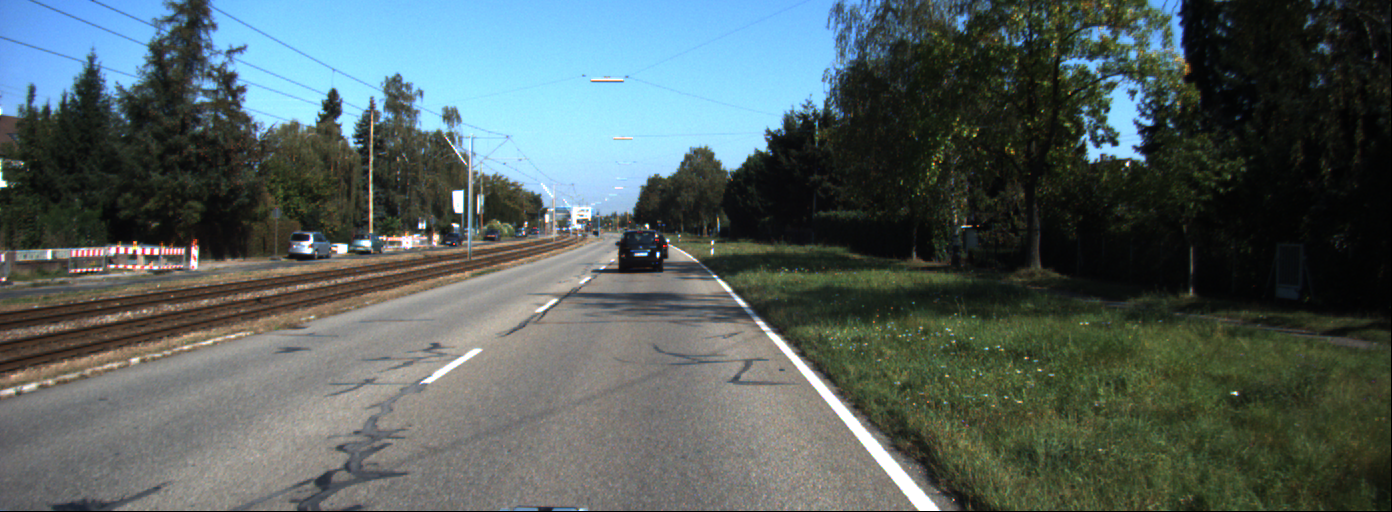
#> input picture Codes/data_1/data/0000000003.png, 1392 x 512 px, given in place of Night_Drive.mp4, which was not available
$ python Q1_histo.py
#> lines starting #> are read from the running program, lines starting #| are printed output that depends on the picture; pictures that were not available may be replaced by others from this repository, and a replacement may not be noted
#> further down, frame is the input picture: shape (512, 1392, 3); mean B, G, R 95, 95.9, 83.1
import cv2
import numpy as np

# [15 lines of commented-out code are left out]


def EqualizeHistogram(frame):
    new_img = cv2.cvtColor(frame,cv2.COLOR_BGR2HSV)
#> new_img: shape (512, 1392, 3); mean H, S, V 61.9, 73.3, 106.7
    H,S,V = cv2.split(new_img)
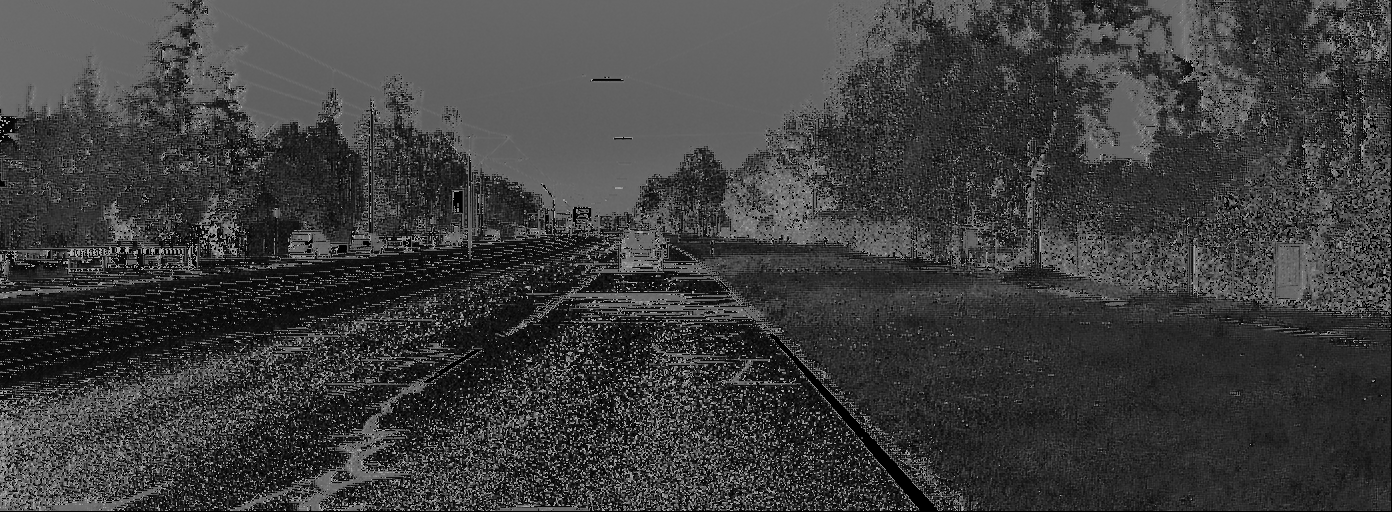
#> H: shape (512, 1392); min 0, max 179, mean 61.9
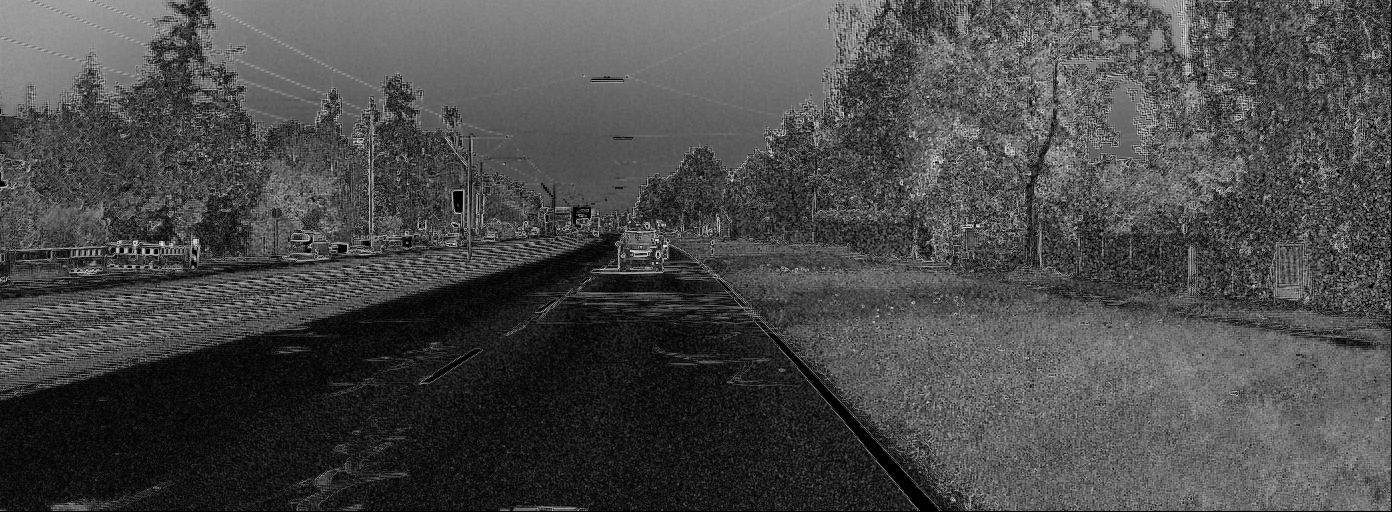
#> S: shape (512, 1392); min 0, max 237, mean 73.3
    clahe= cv2.createCLAHE(clipLimit=3.0, tileGridSize=(8,8))
    new_img_H = clahe.apply(H)
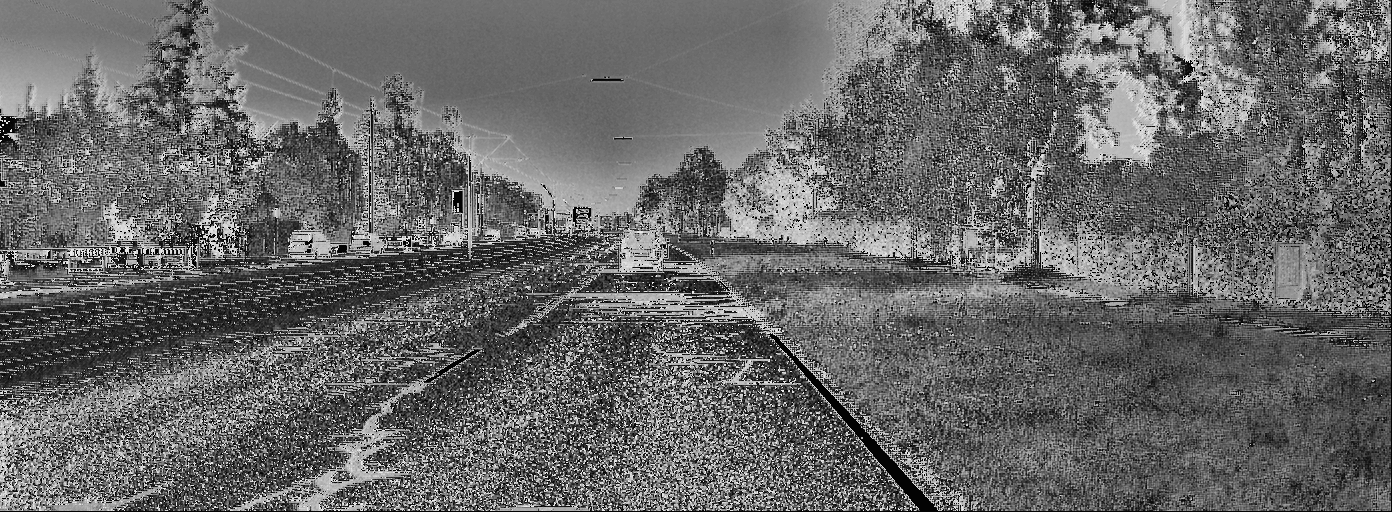
#> new_img_H: shape (512, 1392); min 1, max 247, mean 103.4
    new_img_S = clahe.apply(S)
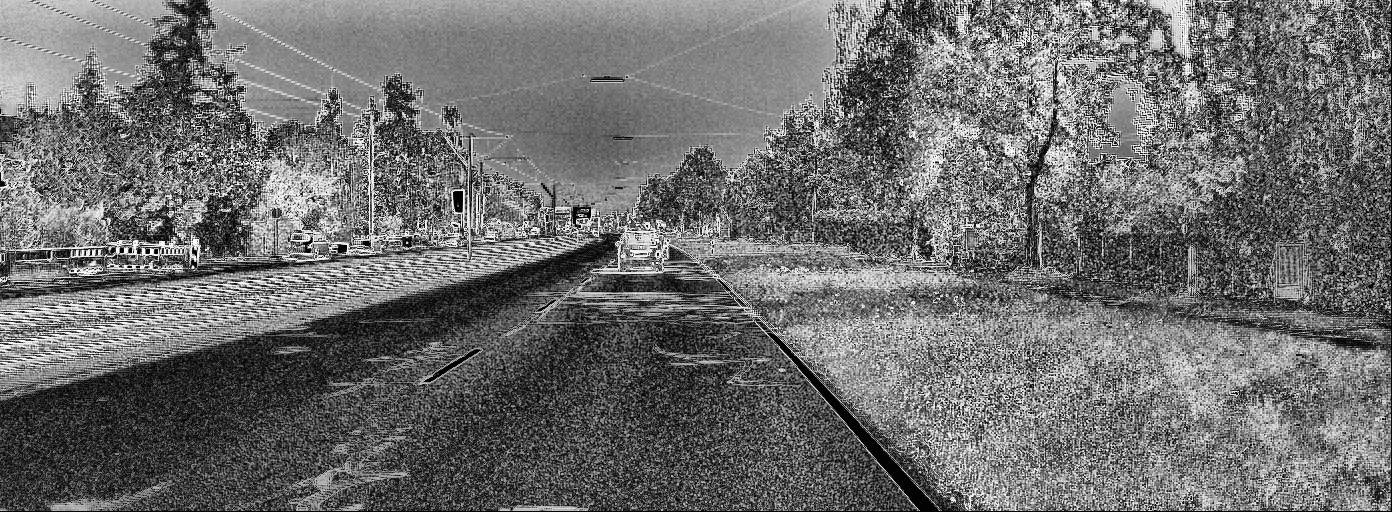
#> new_img_S: shape (512, 1392); min 0, max 255, mean 109.5
    new_img_V = clahe.apply(V)
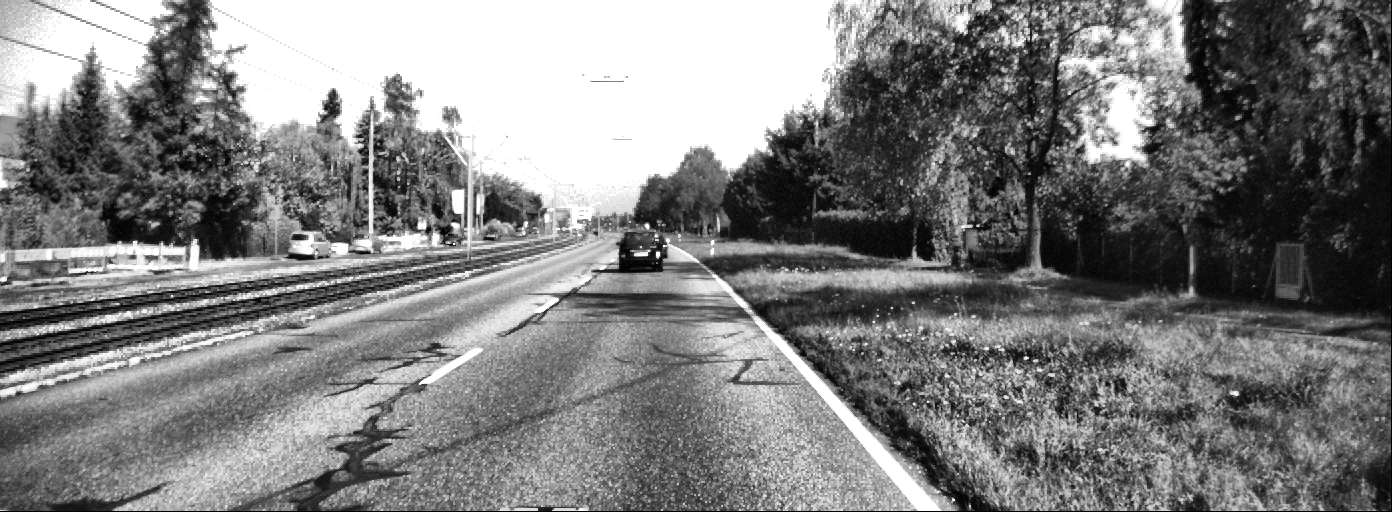
#> new_img_V: shape (512, 1392); min 0, max 255, mean 126.9
    new_img1 = cv2.merge((new_img_H,new_img_S,new_img_V))
#> new_img1: shape (512, 1392, 3); mean H, S, V 103.4, 109.5, 126.9
    return cv2.cvtColor(new_img1,cv2.COLOR_HSV2BGR)


file='output_histogram4.avi'
writer = cv2.VideoWriter(file, cv2.VideoWriter_fourcc(*"MJPG"), 30,(1920, 1080))

cap = cv2.VideoCapture('Codes/Night_Drive.mp4')

while(True):
    ret, frame = cap.read()
    if ret == True:
        #addwweight method:
        # gaussian=cv2.GaussianBlur(frame,(7,7),0)
        # frame1= cv2.addWeighted(frame, 3,gaussian,2, 0)
        frame1= EqualizeHistogram(frame)
        frame_1=cv2.resize(frame,None,fx=0.25,fy=0.25,interpolation=cv2.INTER_AREA)
        frame_new=cv2.resize(frame1,None,fx=0.25,fy=0.25,interpolation=cv2.INTER_AREA)
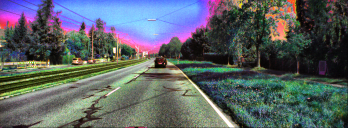
#> frame_new: shape (128, 348, 3); mean B, G, R 101.2, 98, 91
        writer.write(frame1)
        both = np.concatenate((frame_1,frame_new), axis=1)
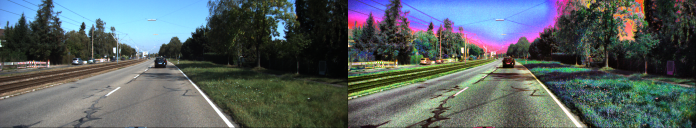
#> both: shape (128, 696, 3); mean B, G, R 98.1, 97, 87.1
        cv2.imshow('Original and processed:Histogram Equalization', both)
        # cv2.imshow('original',frame_1)
        # cv2.imshow('Histogram Equalization', frame_new)
        if cv2.waitKey(1) & 0xFF == ord('q'):  # press q to quit
#> (key q is pressed here)
            break

cap.release()
cv2.destroyAllWindows()

$ run again, on Codes/data_1/data/0000000008.png
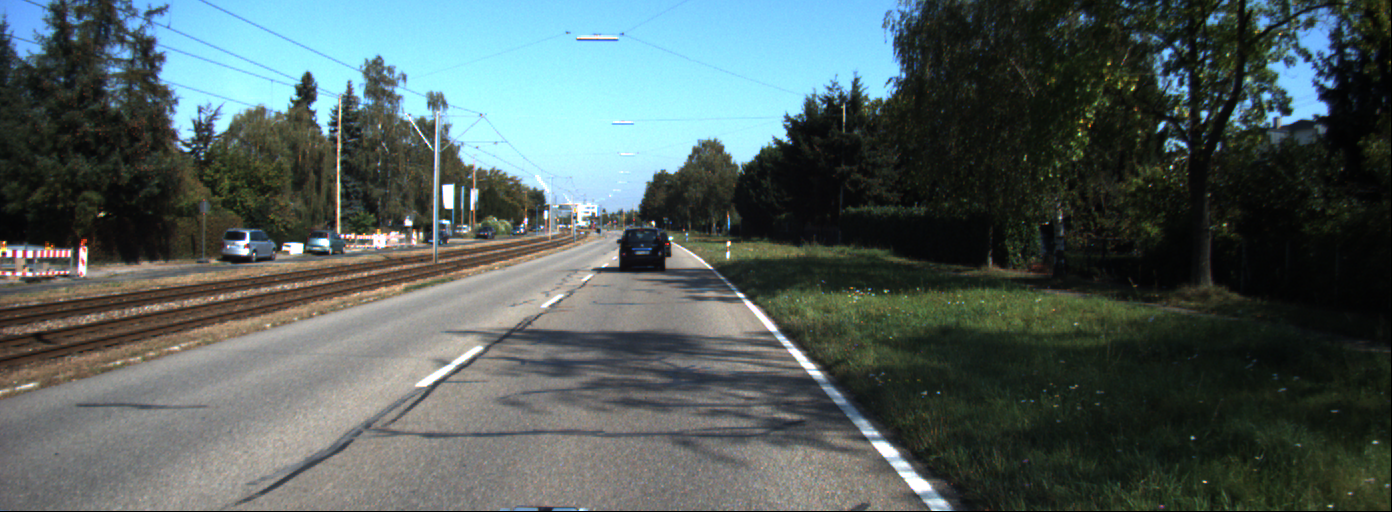
#> input picture Codes/data_1/data/0000000008.png, 1392 x 512 px, given in place of Night_Drive.mp4, which was not available
#> frame is the input picture: shape (512, 1392, 3); mean B, G, R 93.5, 94.9, 81.3
#> new_img: shape (512, 1392, 3); mean H, S, V 64.6, 70.7, 103.2
#> new_img1: shape (512, 1392, 3); mean H, S, V 106.2, 108.8, 123.3
#> `frame_new=cv2.resize(frame1,None,fx=0.25,fy=0.25,interpolation=cv2.INT..`:
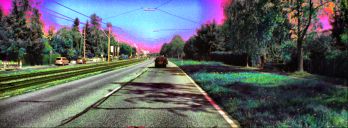
#> frame_new: shape (128, 348, 3); mean B, G, R 98.1, 96.8, 91.1
#> `both = np.concatenate((frame_1,frame_new), axis=1)`:
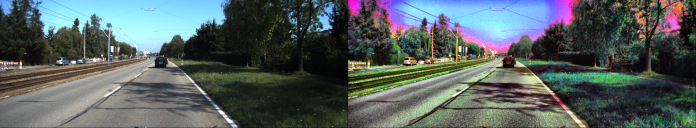
#> both: shape (128, 696, 3); mean B, G, R 95.8, 95.8, 86.2
